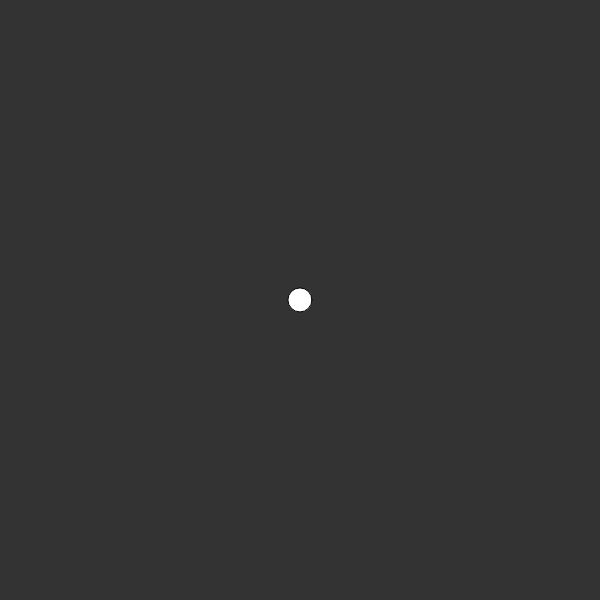
Frame 1 (no input)
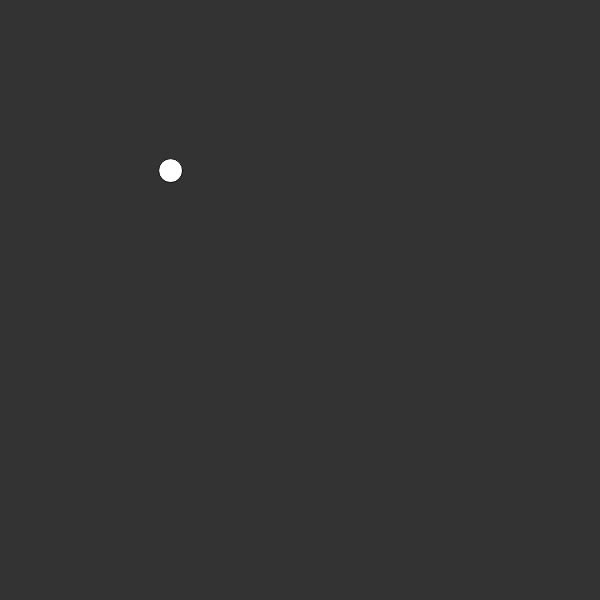
Frame 60 (no input)
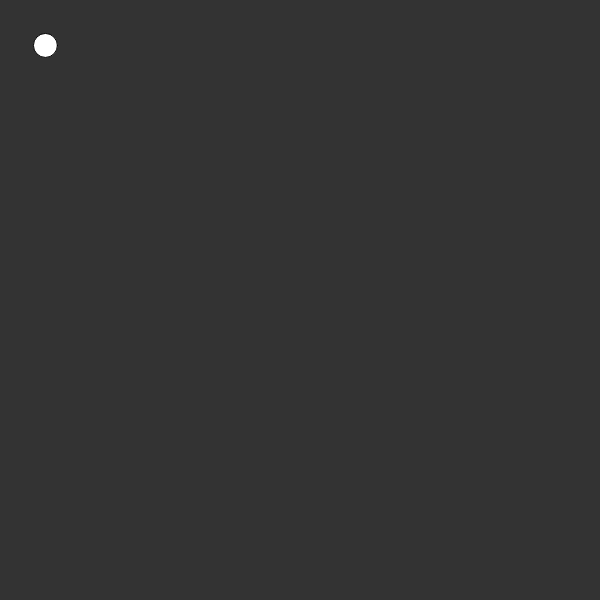
Frame 120 (the mouse pressed at the canvas centre since frame 60)

The p5.js sketch that drew these frames (run headless with seeded random() and noise() and a simulated clock; from frame 60 on, the mouse is pressed at the canvas centre):

// p5.js sketch
// ── sketch.js
let w;

function setup() {

  createCanvas(600, 600);
  w = new Walker();

}

function draw() {

  background(51);
  w.update();
  w.show();

}

class Walker {

  constructor() {
    this.pos = createVector(width / 2, height / 2);
    this.velocity = createVector(0, 0);

  }

  update() {
    let mouse = createVector(mouseX, mouseY);
    this.accel = p5.Vector.sub(mouse, this.pos);
    // this.accel.normalize();
    // this.accel.mult(0.1);
    this.accel.setMag(0.1);


    this.velocity.add(this.accel);
    this.pos.add(this.velocity);
  }

  show() {
    fill(255);
    ellipse(this.pos.x, this.pos.y, 24, 24);
  }

}

/*
# Nature_of_Code_p5js

Study files of - Daniel Shiffman's Nature of Code course on:
https://www.kadenze.com/courses/the-nature-of-code/info


More info:
https://github.com/shiffman/The-Nature-of-Code
http://natureofcode.com/


Special Thanks to
Daniel Shiffman

These studies are
Still part of Code_365 Challenge

this.day
65th
2017 October 28

this.info
Acceleration towards Mouse cursor
*/
